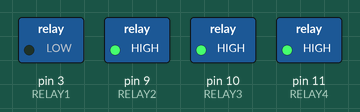
Recording of a sketch running on a simulated Arduino Uno, built with avr-gcc and run on an emulated ATmega328P. Parts: switched loads named in the sketch (green lamp = pin HIGH). At 7.0 s the program stops and its outputs stay as they are.

Above: at 0.1 s.
At 1.1 s:
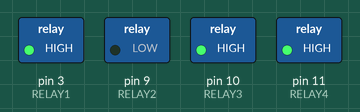
At 3.1 s:
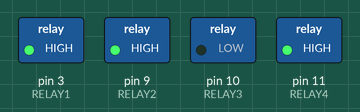
At 4.1 s:
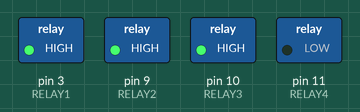
At 7.1 s:
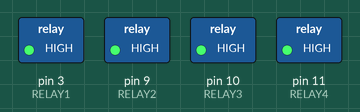
Timing chart, 0 to 8.5 s (numbered marks = the images above):
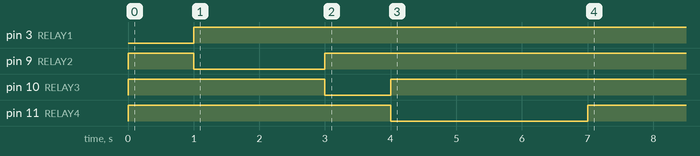

The sketch:

S__ACIONAR_RELES_4_CANAIS.ino
```cpp
#define RELAY1  3

#define RELAY2  9

#define RELAY3  10

#define RELAY4  11

void setup()

{

// Initialise the Arduino data pins for OUTPUT

  pinMode(RELAY1, OUTPUT);

  pinMode(RELAY2, OUTPUT);

  pinMode(RELAY3, OUTPUT);

  pinMode(RELAY4, OUTPUT);

  digitalWrite(RELAY1, HIGH);
  digitalWrite(RELAY2, HIGH);
  digitalWrite(RELAY3, HIGH);
  digitalWrite(RELAY4, HIGH);

}


 void loop()

{

   digitalWrite(RELAY1,LOW);           // Turns ON Relays 1
   delay(1000);                                      // Wait 2 seconds
   digitalWrite(RELAY1,HIGH);          // Turns Relay Off

   digitalWrite(RELAY2,LOW);           // Turns ON Relays 2
   delay(2000);                                      // Wait 2 seconds
   digitalWrite(RELAY2,HIGH);          // Turns Relay Off

   digitalWrite(RELAY3,LOW);           // Turns ON Relays 3
   delay(1000);                                      // Wait 2 seconds
   digitalWrite(RELAY3,HIGH);          // Turns Relay Off

   digitalWrite(RELAY4,LOW);           // Turns ON Relays 4
   delay(3000);                                      // Wait 2 seconds
   digitalWrite(RELAY4,HIGH);          // Turns Relay Off

while (1);
 }
```

Measured:
- by itself, pin 3 (RELAY1): LOW → HIGH at 1.0 s
- by itself, pin 9 (RELAY2): HIGH → LOW at 1.0 s, → HIGH 2.0 s later
- by itself, pin 10 (RELAY3): HIGH → LOW at 3.0 s, → HIGH 1.0 s later
- by itself, pin 11 (RELAY4): HIGH → LOW at 4.0 s, → HIGH 3.0 s later
